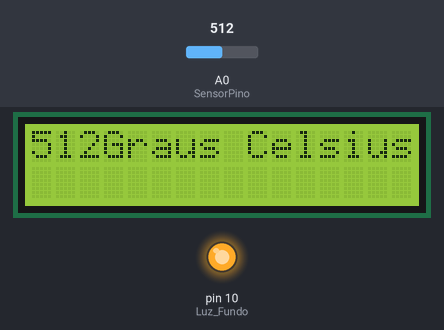
A sketch run on a simulated Arduino Uno, built with avr-gcc and run on an emulated ATmega328P. Shown: 16×2 character LCD, output pins drawn as LEDs (lit = HIGH). The test bench sets the inputs (shaded band); at power-on: A0 (SensorPino) = 512. What the sketch prints to the serial monitor is not drawn.

Above: at 1.27 s.
1.3 s: A0 (SensorPino) set to 716
At 1.53 s:
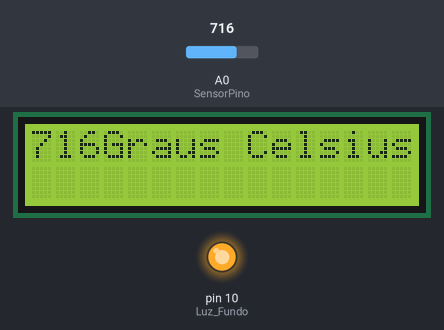
4.3 s: A0 (SensorPino) set to 900
At 4.58 s:
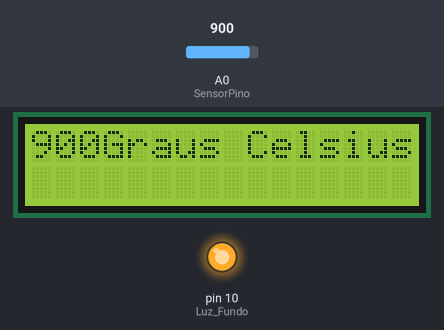
5.8 s: A0 (SensorPino) set to 982
At 6.37 s:
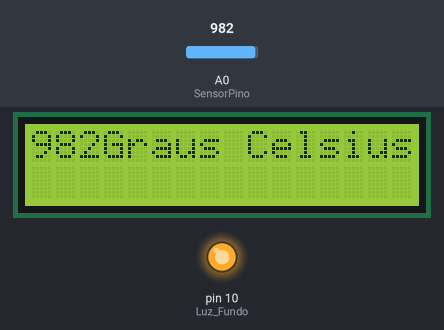
7.3 s: A0 (SensorPino) set to 1011
At 7.84 s:
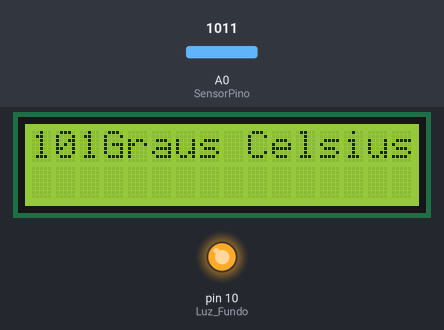
Timing chart, 0 to 9.8 s (numbered marks = the images above; inputs shaded):
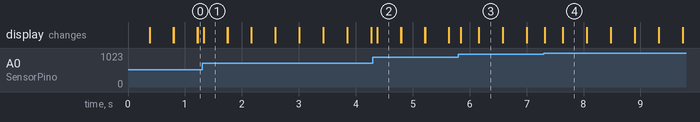

Measured:
- after the input at 1.3 s, the display: changes at once (image 1)
- after the input at 4.3 s, the display: changes after 0.08 s (image 2)
- after the input at 5.8 s, the display: changes after 0.05 s (image 3)
- after the input at 7.3 s, the display: changes at once (image 4)
- what the display in image 1 shows lasts 0.4 s, from 1.3 s to 1.7 s

The sketch:

Termometro_com_LCD.ino
```cpp
// Projeto Leitor de temperatura com LCD (Matheus Dias);
#include <LiquidCrystal.h> // Define a ultilização da biblioteca na IDE do Arduino LCD

#define Luz_Fundo  10 // Define a luz de fundo no pino 10, mas no meu display não funciona.

//Define os pinos e o componente usado (Display CristalLiquido) no respectivos pinos
LiquidCrystal lcd(12, 11, 9, 8, 7, 6, 5, 4, 3, 2); // Declarando os pinos de Dados do LCD
int ValorTemp = 0; // Constante de leitura do Sensor de Temperatura
const int SensorPino = 0; // Definindo o Sensor de temperatura no Pino Analogico 0


void setup(){
lcd.begin(16, 2); // Iniciando o componente lcd de 2 linhas e 16 caracteres
pinMode(Luz_Fundo, OUTPUT); //define o pino como saída
Serial.begin(9600); // Declarando a taxa de atualização de dados para o Sensor de Temperatura (Essa é a taxa padrão para que a leitura seja feita de forma correta);
digitalWrite(Luz_Fundo, HIGH); // Liga a luz do display (Pelo menos deveria).
}

void loop(){
ValorTemp = analogRead(SensorPino); // Definindo a variável que "guardará" o valor de leitura do Sensor de Temperatura
Serial.print("Valor do Sensor = "); // Imprimindo o texto "Valor do Sensor=" no Serial Monitor
Serial.println(ValorTemp); // Imprimindo o Valor Lido pelo Sensor e seguindo para a linha de baixo.
lcd.setCursor(0,0); // Coloca o cursor de digitação de caracteres na primeira linha e no primeiro bloco do LCD
lcd.print (ValorTemp); // Escreve o valor do Sensor no LCD
lcd.setCursor(3,0); // Coloca o cursor de digitação de caracteres na primeira linha mas no terceiro bloco do LCD
lcd.print ("Graus Celsius"); // Escreve a frase "Graus Celsius" um bloco depois do valor lido pelo sensor
delay(100); // Lê a informação e espera 0,1 segundo
lcd.clear(); // Limpa a tela do LCD, evitando que caracteres que já não mais fazem parte da informação continuem escritos no LCD.
}
```
